Frame 1 (no input): blank canvas, image omitted
Frame 60 (no input): blank canvas, image omitted
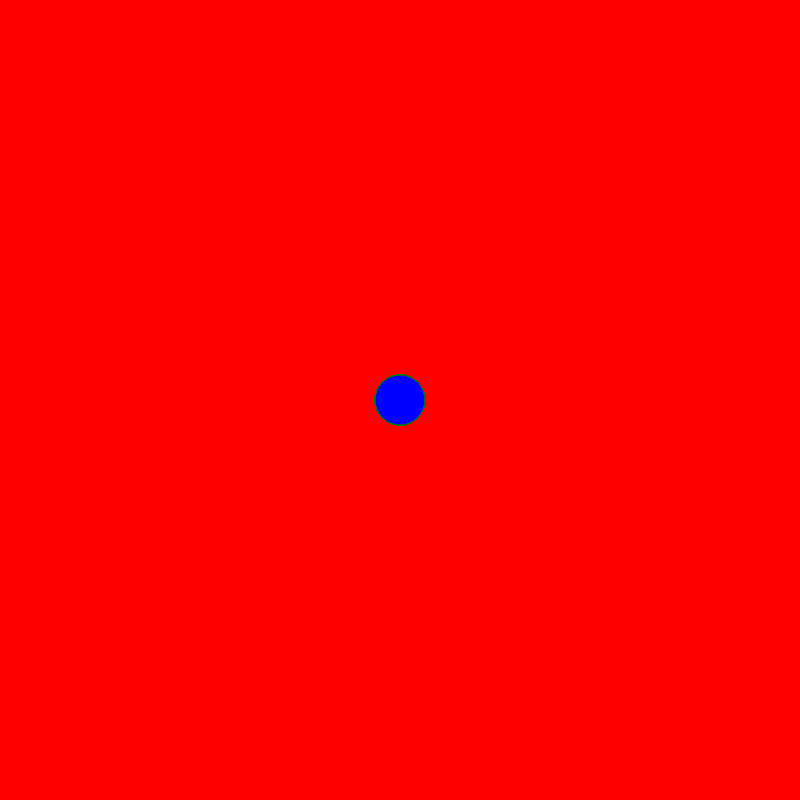
Frame 120 (the mouse pressed at the canvas centre since frame 60)

The p5.js sketch whose frames 1 and 60 were blank and that drew this single picture after the mouse press (run headless with seeded random() and noise() and a simulated clock; from frame 60 on, the mouse is pressed at the canvas centre):

// p5.js sketch
// ── sketch.js
function setup() {
  createCanvas(800, 800);
     background("red");

}

function draw() {
 
  stroke("green");
  fill ("blue");
 
  if(mouseIsPressed){
    circle(mouseX, mouseY, 50, 40);
  }
}
